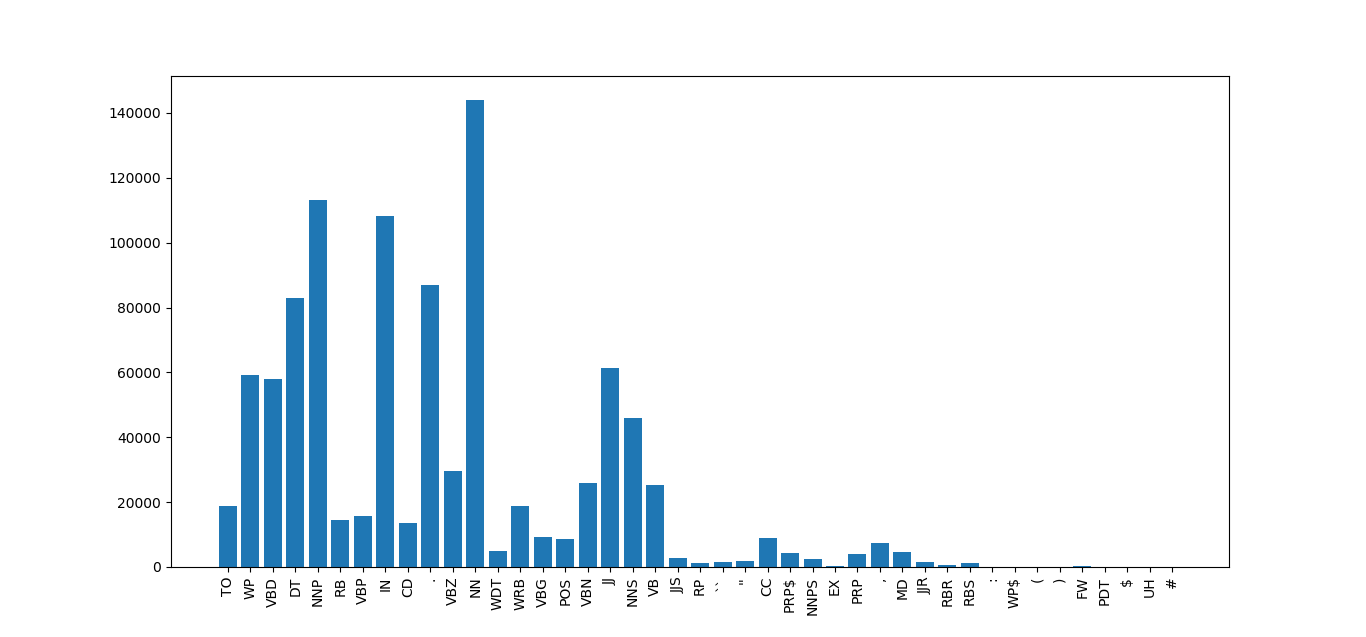

Reproduce this figure in Python.
import json
from nltk.corpus import PlaintextCorpusReader as pr
from nltk.tokenize import word_tokenize
import nltk
import matplotlib.pyplot as plt
fp = open("D:\\data\\SQuaD\\train-v1.1.json","r",encoding='utf8')

file = json.load(fp)

fw = open("question.txt","a",encoding='utf8')

#print(type(data[0]['paragraphs']),len(data[0]),data[0]['paragraphs'][0]['qas'][0].keys(),data[0]['paragraphs'][0]['qas'][0]['question'])
for i in file['data']:
	for j in i['paragraphs']:
		for k in j['qas']:
			fw.write(k['question']+"\n")

fw.close()
fp.close()

wordlists =open("question.txt","r",encoding='utf8').read()
words = word_tokenize(wordlists)
w = nltk.pos_tag(words)
D= {}

for i in w:
	try:
		D[i[1]]+=1
	except:
		D[i[1]]=1

print(D['WP'])
plt.bar(range(len(D)), list(D.values()), align='center')
plt.xticks(range(len(D)), list(D.keys()),rotation='90')
plt.show()
